Frame 1 (no input): blank canvas, image omitted
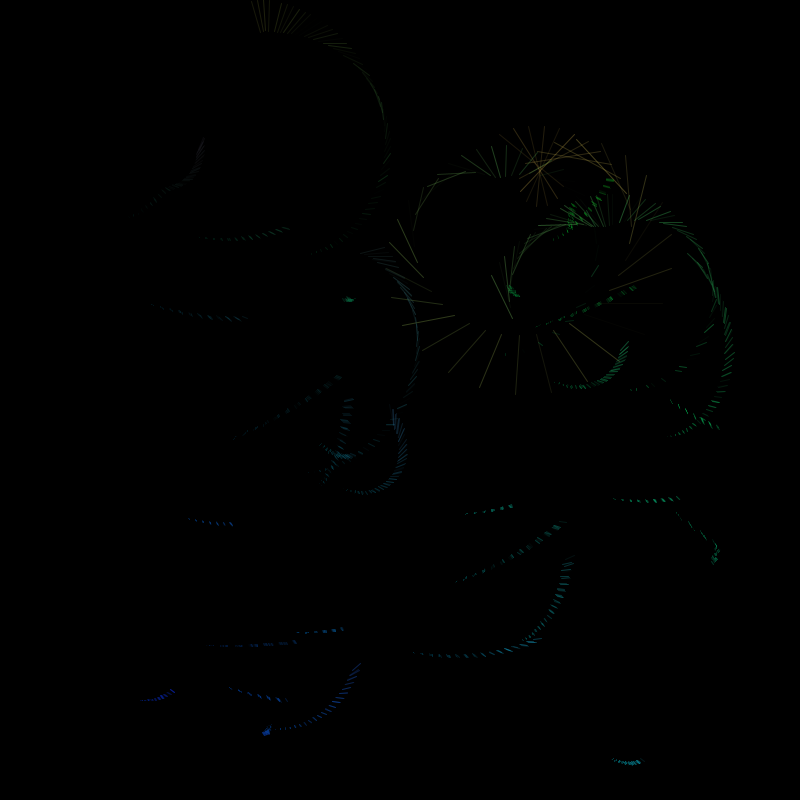
Frame 60 (the mouse pressed at the canvas centre just before this capture)
Frame 120 (the mouse held since frame 60 and released just before this capture): blank canvas, image omitted

The Processing sketch that drew this single still picture (run headless with seeded random() and noise(); from frame 60 on, the mouse is pressed at the canvas centre):

// Processing sketch: processing_152311
// ── processing_152311.pde

/*
 * Creative Coding
 * Week 3, 04 - spinning top: curved motion with sin() and cos()
 * by Indae Hwang and Jon McCormack
 * Copyright (c) 2014 Monash University
 *
 * This sketch is the first cut at translating the motion of a spinning top
 * to trace a drawing path. This sketch traces a path using sin() and cos()
 *
 */

float[] x, y;      // current drawing position
float[] dx, dy;    // change in position at each frame
float[] rad;       // radius for the moving hand
int tops;
float[] bx, by;
float[] handX, handY;
float[] radius;

void setup() {
  size(800, 800);
  tops = 33;
  x = new float[tops];
  y = new float[tops];
  dx = new float[tops];
  dy = new float[tops];
  bx = new float[tops];
  by = new float[tops];
  handX = new float[tops];
  handY = new float[tops];
  rad = new float[tops];
  radius = new float[tops];
  
  for (int i=0; i<tops; i++){
    // initial positions in the screen
    x[i] = random(100, width-100);
    y[i] = random(100, height-100);

    // dx and dy are the small change in position each frame
    dx[i] = random(-1, 1);
    dy[i] = random(-1, 1);
  }
  background(0);
}


void draw() {
  // blend the old frames into the background
 // blendMode(BLEND);
  fill(0, 1);
  rect(0, 0, width, height);
  float max = 1;
  float min = 0.5;

  for (int i=0; i<tops; i++){
    rad[i] = radians(frameCount*3/(i+1)*PI);
    // calculate new position
    x[i] += dx[i];
    y[i] += dy[i];

    //When the shape hits the edge of the window, it reverses its direction and changes velocity
    if (x[i] > width-100 || x[i] < 100) {
      dx[i] = dx[i] > 0 ? -random(min, max) : random(min, max);
    }
    if (y[i] > height-100 || y[i] < 100) {
      dy[i] = dy[i] > 0 ? -random(min, max) : random(min, max);
    }

    bx[i] = x[i] + 100 * sin(rad[i]);
    by[i] = y[i] + 100 * cos(rad[i]);

    fill(180);

    radius[i] = 100 * sin(rad[i]*0.1);
    handX[i] = bx[i] + radius[i] * sin(rad[i]*2);
    handY[i] = by[i] + radius[i] * cos(rad[i]*2);
//  noStroke(); 
//  fill(255, 0, 0); 
//  ellipse(x, y, 3, 3); 
//    fill(random(255), random(255), random(255));
    strokeWeight(1);
    stroke(map(radius[i],0,100,0,255),map(x[i],0,width,0,255), map(y[i],0,height,0,255),random(100));
    line(bx[i], by[i], handX[i], handY[i]);
//    ellipse(handX[i], handY[i], 2, 2);
  }
  noStroke(); 
  if (mousePressed){
      background(0);
  }
}
